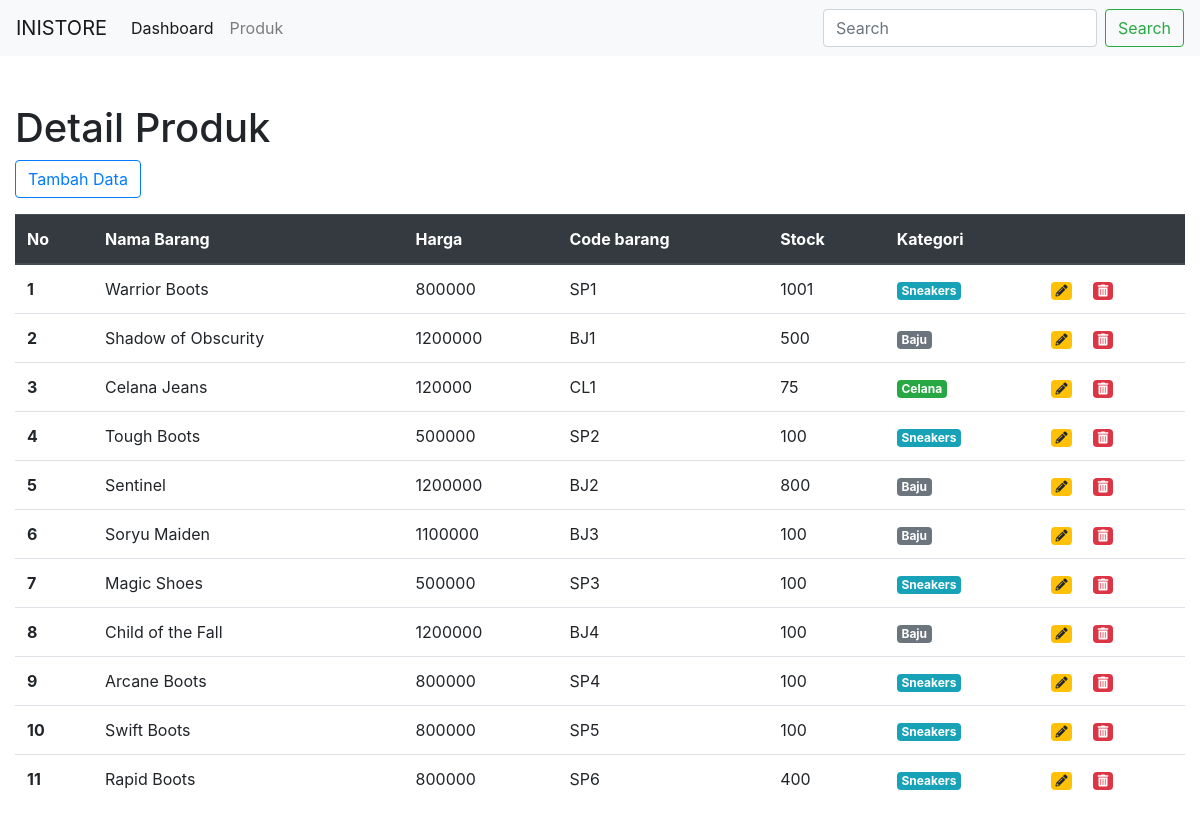
/produk.php, run on the app's committed database.
### tables this page shows
CREATE TABLE `produk` (
  `id` int(11) NOT NULL,
  `code` varchar(10) NOT NULL,
  `nama` varchar(50) NOT NULL,
  `harga_jual` double NOT NULL,
  `harga_beli` double NOT NULL,
  `stock` int(11) NOT NULL,
  `min_stock` int(11) NOT NULL,
  `deskripsi` text NOT NULL,
  `kategori_produk_id` int(11) NOT NULL
);

### produk.php (the view, shortened to what this page needs)
<?php
include("koneksi.php");
$query = mysqli_query($conn, "SELECT * FROM produk");
?>
<!DOCTYPE html>
<html lang="en">
<head>
    <link rel="stylesheet" href="https://cdn.jsdelivr.net/npm/bootstrap@4.6.2/dist/css/bootstrap.min.css">
    <link rel="stylesheet" href="https://pro.fontawesome.com/releases/v5.10.0/css/all.css"/>
    <link href="https://unpkg.com/aos@2.3.1/dist/aos.css" rel="stylesheet">
</head>
<body>
<nav class="navbar navbar-expand-lg navbar-light bg-light">
    <a class="navbar-brand" href="#">INISTORE</a>
    <div class="collapse navbar-collapse" id="navbarSupportedContent">
        <ul class="navbar-nav mr-auto">
        <li class="nav-item active">
            <a class="nav-link" href="index.php">Dashboard<span class="sr-only"></span></a>
        </li>
        <li class="nav-item">
            <a class="nav-link" href="produk.php">Produk</a>
        </li>
        </ul>
        <form class="form-inline my-2 my-lg-0">
        <input class="form-control mr-sm-2" type="search" placeholder="Search" aria-label="Search">
        <button class="btn btn-outline-success my-2 my-sm-0" type="submit">Search</button>
        </form>
    </div>
</nav>
<div class="container-fluid mt-5">
    <h1>Detail Produk</h1>
<a href="tambah_produk.php">
    <button type="button" class="btn btn-outline-primary mb-3">Tambah Data</button>
</a>
<table class="table">
    <thead class="thead-dark">
        <tr>
        <th scope="col">No</th>
        <th scope="col">Nama Barang</th>
        <th scope="col">Harga</th>
        <th scope="col">Code barang</th>
        <th scope="col">Stock</th>
        <th scope="col">Kategori</th>
        <th scope="col"></th>
        </tr>
    </thead>
    <tbody>
        <?php
            $no = 1;
            foreach ($query as $data) {
        ?>
        <tr>
        <th scope="row"><?= $no ?></th>
        <td><?= $data["nama"]; ?></td>
        <td><?= $data["harga_jual"]; ?></td>
        <td><?= $data["code"]; ?></td>
        <td><?= $data["stock"]; ?></td>
        <td>
            <?php if ($data["kategori_produk_id"] == 1) { ?>
                <span class="badge badge-info">Sneakers</span>
                <?php
            } elseif ($data["kategori_produk_id"] == 2) { ?>
                <span class="badge badge-secondary">Baju</span>
                <?php
            } else { ?>
                <span class="badge badge-success">Celana</span>
                <?php
            } ?>
        </td>
        <td>
            <a href="editprod.php?id=<?= $data['id'] ?>">
            <span class="badge badge-warning"><i class="fas fa-pencil-alt"></i></span>
            </a>
            <a href="hapus.php?id=<?php echo $data['id'] ?>">
                <span onclick="return confirm('Are You Sure?')" class="badge badge-danger ml-3"><i class="fas fa-trash-alt"></i></span>
            </a>
        </td>
        </tr>
        <?php
            $no++;
        } ?>
    </tbody>
</table>
</div>
</body>
</html>

### data on the page
produk: nama "Warrior Boots", harga_jual "800000", code "SP1", stock "1001", shows "Sneakers"
produk: nama "Shadow of Obscurity", harga_jual "1200000", code "BJ1", stock "500", shows "Baju"
produk: nama "Celana Jeans", harga_jual "120000", code "CL1", stock "75"
produk: nama "Tough Boots", harga_jual "500000", code "SP2", stock "100", shows "Sneakers"
produk: nama "Sentinel", harga_jual "1200000", code "BJ2", stock "800", shows "Baju"
produk: nama "Soryu Maiden", harga_jual "1100000", code "BJ3", stock "100", shows "Baju"
produk: nama "Magic Shoes", harga_jual "500000", code "SP3", stock "100", shows "Sneakers"
produk: nama "Child of the Fall", harga_jual "1200000", code "BJ4", stock "100", shows "Baju"
produk: nama "Arcane Boots", harga_jual "800000", code "SP4", stock "100", shows "Sneakers"
produk: nama "Swift Boots", harga_jual "800000", code "SP5", stock "100", shows "Sneakers"
produk: nama "Rapid Boots", harga_jual "800000", code "SP6", stock "400", shows "Sneakers"
